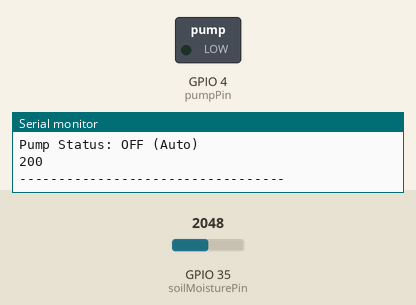
This sketch was run on a simulated ESP32. Shown: switched loads named in the sketch (green lamp = pin HIGH), the last lines printed to the serial monitor. Inputs (shaded band) come from the test bench; at power-on: GPIO 35 (soilMoisturePin) = 2048. WiFi joins after 1.5 s; servers stay silent unless stated; uploads are accepted with an empty reply.

Above: at 3.2 s.
3.3 s: GPIO 35 (soilMoisturePin) set to 1268
5.4 s: GPIO 35 (soilMoisturePin) set to 1159
At 6.9 s:
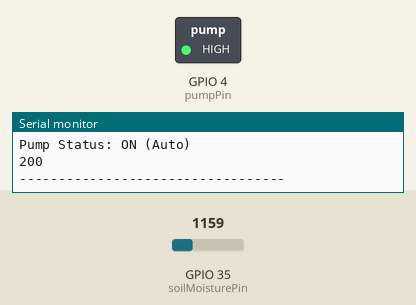
7.9 s: GPIO 35 (soilMoisturePin) set to 2047
At 9.8 s:
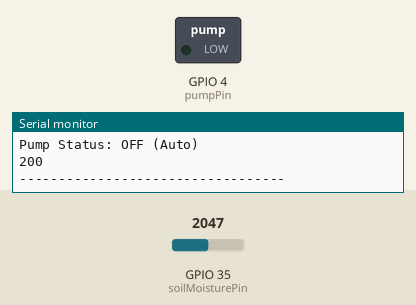
10.1 s: GPIO 35 (soilMoisturePin) set to 1228
At 11.5 s:
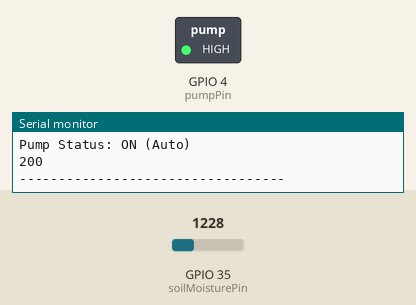
Timing chart, 0 to 13.1 s (numbered marks = the images above; inputs shaded):
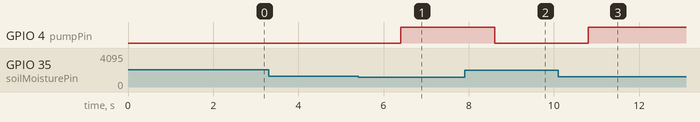

The sketch:

uapfix.ino
```cpp
#include <WiFi.h>
#include <ESPAsyncWebServer.h>
#include <HTTPClient.h> // Tambahkan library untuk HTTP client

const int soilMoisturePin = 35;  // Pin untuk membaca soil moisture sensor (analog)
const int pumpPin = 4;           // Pin untuk mengendalikan relay pompa (digital)

int moistureValue = 0;           // Variabel untuk menyimpan nilai kelembapan tanah
bool pumpStatus = false;         // Variabel untuk menyimpan status pompa

// Pengaturan jaringan WiFi
const char* ssid = "sabilul";
const char* password = "sabilulesp";

AsyncWebServer server(80); // Membuat server web

void setup() {
  Serial.begin(115200);     // Memulai komunikasi serial
  pinMode(pumpPin, OUTPUT);
  WiFi.begin(ssid, password);

  // Menunggu koneksi WiFi
  while (WiFi.status() != WL_CONNECTED) {
    delay(1000);
    Serial.println("Connecting to WiFi...");
  }

  Serial.println("Connected to WiFi");
  Serial.print("IP Address: ");
  Serial.println(WiFi.localIP());

  // Menambahkan header CORS untuk setiap respons
  DefaultHeaders::Instance().addHeader("Access-Control-Allow-Origin", "*");
  DefaultHeaders::Instance().addHeader("Access-Control-Allow-Methods", "GET, POST, PUT, DELETE, OPTIONS");
  DefaultHeaders::Instance().addHeader("Access-Control-Allow-Headers", "Content-Type, Authorization");

  // Endpoint untuk menangani permintaan OPTIONS
  server.on("/moisture", HTTP_OPTIONS, [](AsyncWebServerRequest *request){
    request->send(200);
  });

  server.on("/pump/on", HTTP_OPTIONS, [](AsyncWebServerRequest *request){
    request->send(200);
  });

  server.on("/pump/off", HTTP_OPTIONS, [](AsyncWebServerRequest *request){
    request->send(200);
  });

  server.on("/pump/status", HTTP_OPTIONS, [](AsyncWebServerRequest *request){
    request->send(200);
  });

  // Endpoint untuk mendapatkan data kelembapan
  server.on("/moisture", HTTP_GET, [](AsyncWebServerRequest *request){
    moistureValue = analogRead(soilMoisturePin);
    int moisturePercentage = map(moistureValue, 0, 4095, 0, 100); // Mengonversi nilai kelembapan ke persentase
    String response = String(moisturePercentage) + "%";
    request->send(200, "text/plain", response);  // Mengirimkan respons kelembapan
  });

  // Tambahkan header CORS untuk endpoint lain juga
  server.on("/pump/on", HTTP_GET, [](AsyncWebServerRequest *request){
    digitalWrite(pumpPin, HIGH); // Menghidupkan pompa
    pumpStatus = true;
    request->send(200, "text/plain", "Pump is ON");
  });

  server.on("/pump/off", HTTP_GET, [](AsyncWebServerRequest *request){
    digitalWrite(pumpPin, LOW); // Mematikan pompa
    pumpStatus = false;
    request->send(200, "text/plain", "Pump is OFF");
  });

  server.on("/pump/status", HTTP_GET, [](AsyncWebServerRequest *request){
    String status = pumpStatus ? "ON" : "OFF";
    request->send(200, "text/plain", status);
  });

  // Menangani halaman yang tidak ditemukan
  server.onNotFound([](AsyncWebServerRequest *request){
    request->send(404, "text/plain", "Not Found"); // Mengirimkan respons 404
  });

  // Memulai server
  server.begin();
}

void loop() {
  // Membaca nilai kelembapan tanah
  moistureValue = analogRead(soilMoisturePin);

  // Menampilkan nilai kelembapan di Serial Monitor
  int moisturePercentage = map(moistureValue, 0, 4095, 0, 100);
  Serial.print("Soil Moisture Percentage: ");
  Serial.print(moisturePercentage);
  Serial.println("%");

  // Kontrol otomatis pompa berdasarkan nilai kelembapan
  if (moisturePercentage < 30) {
    digitalWrite(pumpPin, HIGH);
    pumpStatus = true;
    Serial.println("Pump Status: ON (Auto)");
  } else {
    digitalWrite(pumpPin, LOW);
    pumpStatus = false;
    Serial.println("Pump Status: OFF (Auto)");
  }

  // Mengirim data kelembapan ke server Node.js
  sendMoistureDataToServer(moisturePercentage);

  Serial.println("----------------------------------");
  delay(2000);
}

// Fungsi untuk mengirim data kelembapan ke server Node.js
void sendMoistureDataToServer(int moisturePercentage) {
  if(WiFi.status() == WL_CONNECTED) {
    HTTPClient http;
    http.begin("http://192.168.244.107:3000/moisture"); // Ganti dengan IP server Node.js Anda
    http.addHeader("Content-Type", "application/json");

    String postData = "{\"moisture\": " + String(moisturePercentage) + "}";
    int httpResponseCode = http.POST(postData);

    if(httpResponseCode > 0) {
      String response = http.getString();
      Serial.println(httpResponseCode);
      Serial.println(response);
    } else {
      Serial.println("Error sending POST request");
    }
    http.end();
  } else {
    Serial.println("WiFi Disconnected");
  }
}
```

Measured:
- the behaviour switches between 1229 and 1228 on GPIO 35 (soilMoisturePin) (found by bisection; images 0 and 1)
- after the input at 5.4 s, GPIO 4 (pumpPin): LOW → HIGH after 1.0 s
- after the input at 7.9 s, GPIO 4 (pumpPin): HIGH → LOW after 0.71 s
- after the input at 10.1 s, GPIO 4 (pumpPin): LOW → HIGH after 0.71 s
